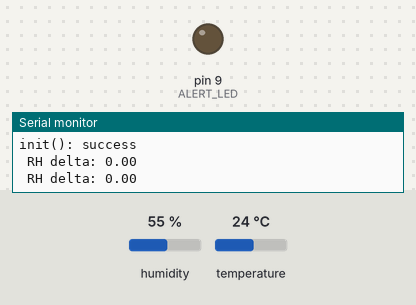
The sketch below on a simulated Arduino Uno, built with avr-gcc and run on an emulated ATmega328P. Parts: output pins drawn as LEDs (lit = HIGH), the last lines printed to the serial monitor. The inputs (shaded band) are chosen by the test bench; at power-on: humidity 55 %, temperature 24 °C.

Above: at 2.2 s.
2.3 s: humidity set to 51 %
4.2 s: humidity set to 48 %
At 6.4 s:
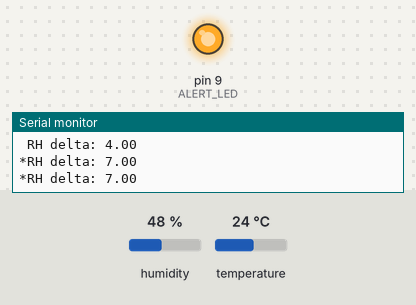
Timing chart, 0 to 7.9 s (numbered marks = the images above; inputs shaded):
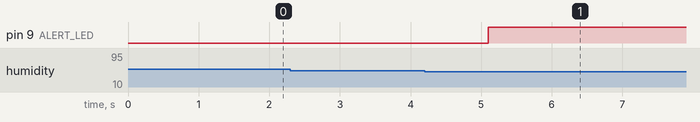

Measured:
- the behaviour switches between 50 and 49 % on humidity (found by bisection; images 0 and 1)
- after the input at 4.2 s, pin 9 (ALERT_LED): LOW → HIGH after 0.90 s

The sketch:

task-3.5.5.1.ino
```cpp
#include <Wire.h>
#include "SHTSensor.h"
SHTSensor sht;

static const int ALERT_LED = 9;
static const float RH_DIFFERENCE = 5;
float rhRef = -1; // invalid value

void setup() {
  Wire.begin();
  Serial.begin(9600);
  delay(1000); // let serial console settle
  if (sht.init()) {
    Serial.print("init(): success\n");
    if (sht.readSample()) {
      rhRef = sht.getHumidity();
    }
  } else {
    Serial.print("init(): failed\n");
  }
  pinMode(ALERT_LED, OUTPUT);
}

void loop() {
  if (sht.readSample()) {
    float delta = abs(rhRef - sht.getHumidity());
    if (delta > RH_DIFFERENCE) {
      Serial.print("*");
      digitalWrite(ALERT_LED, HIGH);
    } else {
      Serial.print(" ");
      digitalWrite(ALERT_LED, LOW);
    } Serial.print("RH delta: ");
    Serial.print(delta, 2);
    Serial.print("\n");
  } else {
    Serial.print("Error in readSample()\n");
  }
  delay(1000);
}
```
